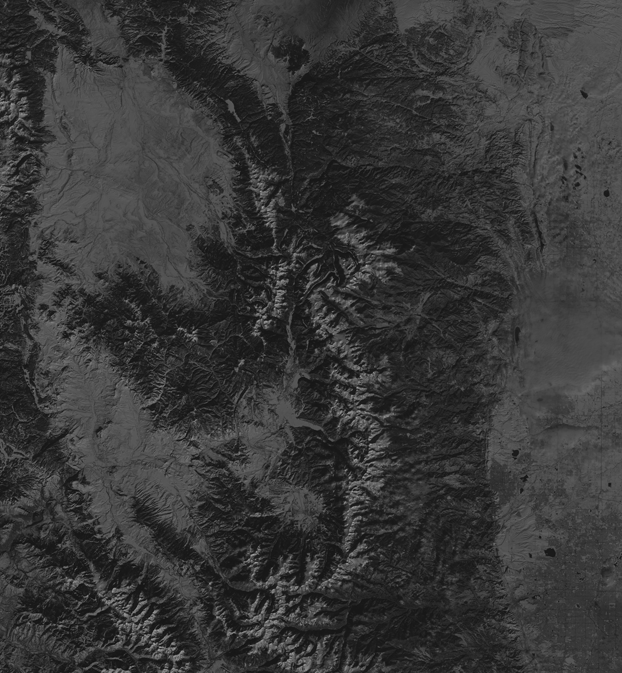
#> input picture T2_HistogramaContraste/B8_colorado.tif, 622 x 673 px
$ python complemento.py
#> lines starting #> are read from the running program, lines starting #| are printed output that depends on the picture
# -*- coding: utf-8 -*-
"""
Created on Fri Sep 28 11:32:45 2018

@author: Usuario
"""

from skimage import img_as_float, exposure, io
import numpy as np
import matplotlib.pyplot as plt

colo = io.imread('B8_colorado.tif')
#> colo is the input picture: shape (673, 622) uint16; min 4118, max 42435, mean 14385.9
colo = img_as_float(colo)
io.imshow(colo)
plt.axis('off')

# Imagen complemntaria
unos = np.ones(colo.shape)
comp = unos - colo
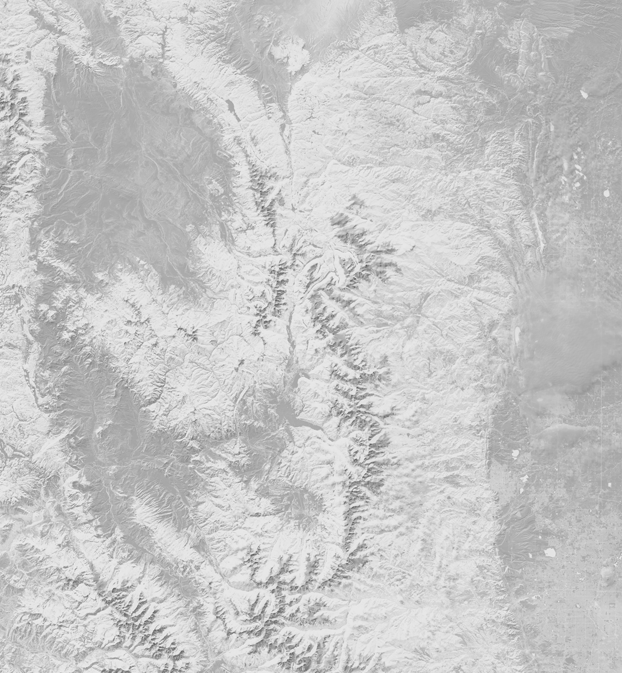
#> comp: shape (673, 622) float64; min 0.352, max 0.937, mean 0.78
io.imshow(comp)
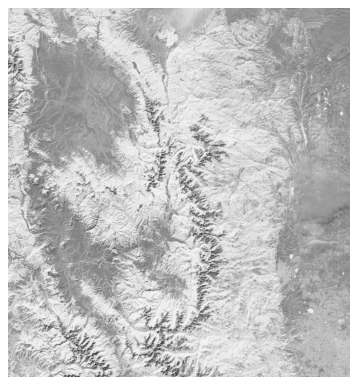
#> figure drawn by matplotlib, 1 panel
